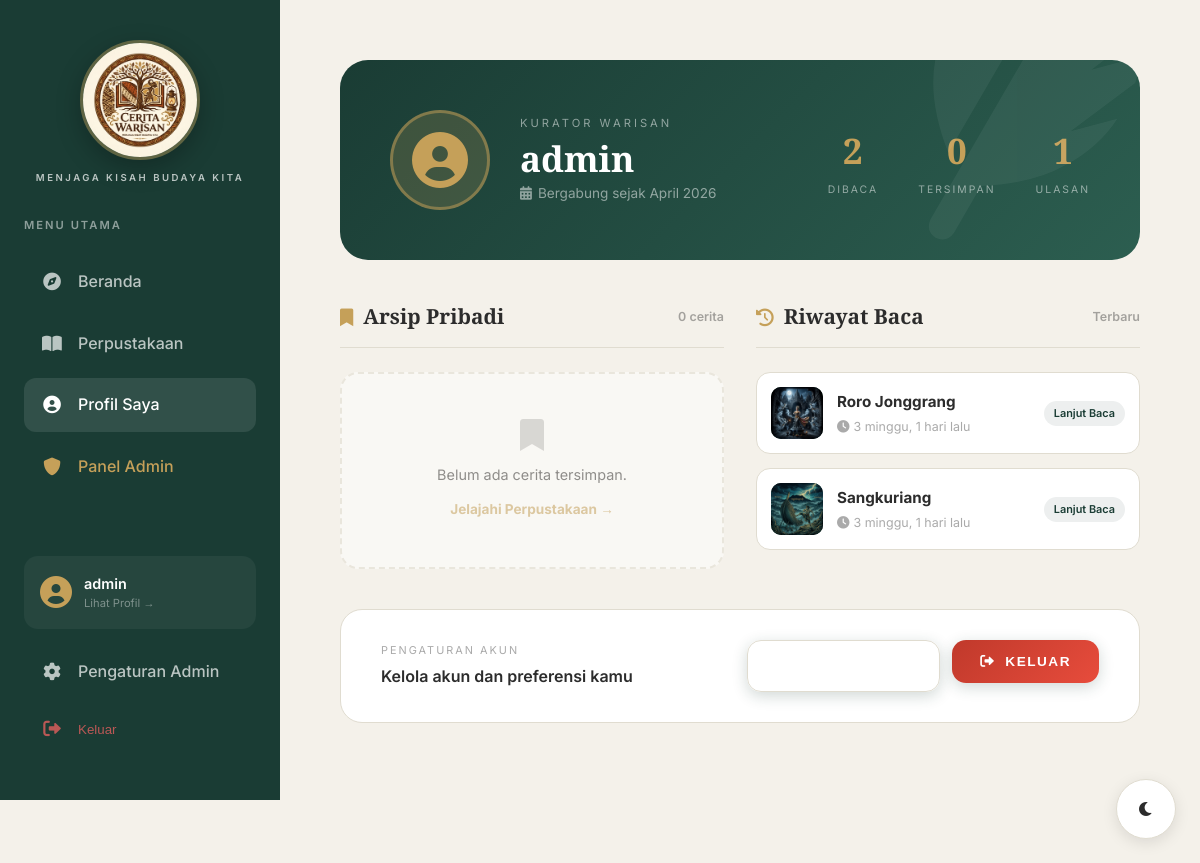
/profile/ (signed in), run on the app's committed database.
### folklore/models.py (models this page shows, shortened)
class ReadingHistory(models.Model):
    user = models.ForeignKey(User, on_delete=models.CASCADE, related_name='reading_history')
    story = models.ForeignKey(Story, on_delete=models.CASCADE)
    last_read = models.DateTimeField(auto_now=True)
    is_finished = models.BooleanField(default=False)
    class Meta:
        unique_together = ('user', 'story')
        verbose_name_plural = "Reading Histories"

class Story(models.Model):
    title = models.CharField(max_length=200)
    slug = models.SlugField(unique=True)
    content = models.TextField()
    summary = models.TextField(blank=True, help_text="Short summary for cards")
    cover_image = models.ImageField(upload_to='stories/', blank=True, null=True)
    category = models.ForeignKey(Category, on_delete=models.CASCADE, related_name='stories')
    region = models.ForeignKey(Region, on_delete=models.CASCADE, related_name='stories')
    characters = models.CharField(max_length=255, help_text="Separate with commas")
    view_count = models.PositiveIntegerField(default=0)
    created_at = models.DateTimeField(auto_now_add=True)
    updated_at = models.DateTimeField(auto_now=True)
    class Meta:
        verbose_name_plural = "Stories"

### folklore/views.py (the view)
# urls.py: path('profile/', views.ProfileView.as_view(), name='profile'),
class ProfileView(LoginRequiredMixin, TemplateView):
    template_name = 'folklore/profile.html'
    def get_context_data(self, **kwargs):
        context = super().get_context_data(**kwargs)
        user = self.request.user
        context['bookmarks'] = Bookmark.objects.filter(user=user).select_related('story', 'story__region').order_by('-created_at')
        context['reading_history'] = ReadingHistory.objects.filter(user=user).select_related('story', 'story__region').order_by('-last_read')[:10]
        context['stats'] = {
            'stories_read': ReadingHistory.objects.filter(user=user).count(),
            'bookmarks_count': Bookmark.objects.filter(user=user).count(),
            'reviews_count': Review.objects.filter(user=user).count(),
        }
        return context

### templates/folklore/profile.html (shortened to what this page needs)
{% extends 'base.html' %}
{% block content %}
<div style="max-width: 1100px; margin: 0 auto; padding-bottom: 80px;">
    <div class="profile-banner">
        <div class="profile-banner-inner">
            <div style="position: absolute; right: -40px; bottom: -40px; font-size: 18rem; opacity: 0.05; transform: rotate(-15deg); pointer-events: none;">
                <i class="fas fa-feather-alt"></i>
            </div>
            <div class="profile-avatar">
                <i class="fas fa-user-circle" style="font-size: 3.5rem; color: var(--secondary-color);"></i>
            </div>
            <div class="profile-info">
                <div style="font-size: 0.7rem; text-transform: uppercase; letter-spacing: 3px; opacity: 0.5; margin-bottom: 6px;">Kurator Warisan</div>
                <h1 style="font-size: clamp(1.5rem, 4vw, 2.2rem); margin-bottom: 6px; font-family: var(--font-serif); color: white; line-height: 1.1;">{{ user.username }}</h1>
                <div style="opacity: 0.5; font-size: 0.85rem;">
                    <i class="fas fa-calendar-alt" style="margin-right: 6px;"></i>Bergabung sejak {{ user.date_joined|date:"F Y" }}
                </div>
            </div>
            <div class="profile-stats">
                <div class="stat-item">
                    <div class="stat-value">{{ stats.stories_read }}</div>
                    <div class="stat-label">Dibaca</div>
                </div>
                <div class="stat-item">
                    <div class="stat-value">{{ stats.bookmarks_count }}</div>
                    <div class="stat-label">Tersimpan</div>
                </div>
                <div class="stat-item">
                    <div class="stat-value">{{ stats.reviews_count }}</div>
                    <div class="stat-label">Ulasan</div>
                </div>
            </div>
        </div>
    </div>
    <div class="content-grid-2">
        <section>
            <div style="display: flex; justify-content: space-between; align-items: center; margin-bottom: 24px; border-bottom: 1px solid var(--border-color); padding-bottom: 14px;">
                <h2 style="font-size: 1.3rem; font-family: var(--font-serif);">
                    <i class="fas fa-bookmark" style="color: var(--secondary-color); margin-right: 10px; font-size: 0.85em;"></i>Arsip Pribadi
                </h2>
                <span style="font-size: 0.78rem; opacity: 0.4; font-weight: 600;">{{ bookmarks|length }} cerita</span>
            </div>
            <div style="display: flex; flex-direction: column; gap: 14px;">
                {% for b in bookmarks %}
                <a href="{% url 'folklore:story_detail' b.story.slug %}" style="text-decoration: none; color: inherit;">
                    <div style="display: flex; gap: 14px; align-items: center; background: var(--card-bg); border: 1px solid var(--border-color); border-radius: 14px; padding: 14px; transition: var(--transition);"
                         onmouseover="this.style.transform='translateX(4px)'; this.style.borderColor='var(--secondary-color)'"
                         onmouseout="this.style.transform=''; this.style.borderColor='var(--border-color)'">
                        <div style="width: 52px; height: 52px; border-radius: 10px; overflow: hidden; flex-shrink: 0; background: var(--primary-color);">
                            {% if b.story.cover_image %}
                            <img src="{{ b.story.cover_image.url }}" style="width: 100%; height: 100%; object-fit: cover;">
                            {% else %}
                            <div style="width: 100%; height: 100%; display: flex; align-items: center; justify-content: center; color: rgba(255,255,255,0.3);">
                                <i class="fas fa-scroll"></i>
                            </div>
                            {% endif %}
                        </div>
                        <div style="flex: 1; min-width: 0;">
                            <div style="font-weight: 700; font-size: 0.95rem; margin-bottom: 3px; white-space: nowrap; overflow: hidden; text-overflow: ellipsis;">{{ b.story.title }}</div>
                            <div style="font-size: 0.78rem; opacity: 0.4;"><i class="fas fa-map-marker-alt" style="margin-right: 4px;"></i>{{ b.story.region.name }}</div>
                        </div>
                        <i class="fas fa-chevron-right" style="opacity: 0.25; flex-shrink: 0;"></i>
                    </div>
                </a>
                {% empty %}
                <div style="text-align: center; padding: 45px 20px; background: var(--card-bg); border-radius: 18px; border: 2px dashed var(--border-color); opacity: 0.5;">
                    <i class="fas fa-bookmark" style="font-size: 2rem; margin-bottom: 12px; display: block; opacity: 0.3;"></i>
                    <p style="margin-bottom: 10px; font-size: 0.9rem;">Belum ada cerita tersimpan.</p>
                    <a href="{% url 'folklore:library' %}" style="color: var(--secondary-color); font-weight: 700; text-decoration: none; font-size: 0.85rem;">Jelajahi Perpustakaan →</a>
                </div>
                {% endfor %}
            </div>
        </section>
        <section>
            <div style="display: flex; justify-content: space-between; align-items: center; margin-bottom: 24px; border-bottom: 1px solid var(--border-color); padding-bottom: 14px;">
                <h2 style="font-size: 1.3rem; font-family: var(--font-serif);">
                    <i class="fas fa-history" style="color: var(--secondary-color); margin-right: 10px; font-size: 0.85em;"></i>Riwayat Baca
                </h2>
                <span style="font-size: 0.78rem; opacity: 0.4; font-weight: 600;">Terbaru</span>
            </div>
            <div style="display: flex; flex-direction: column; gap: 14px;">
                {% for item in reading_history %}
                <a href="{% url 'folklore:story_detail' item.story.slug %}" style="text-decoration: none; color: inherit;">
                    <div style="display: flex; gap: 14px; align-items: center; background: var(--card-bg); border: 1px solid var(--border-color); border-radius: 14px; padding: 14px; transition: var(--transition);"
                         onmouseover="this.style.transform='translateX(4px)'; this.style.borderColor='var(--secondary-color)'"
                         onmouseout="this.style.transform=''; this.style.borderColor='var(--border-color)'">
                        <div style="width: 52px; height: 52px; border-radius: 10px; overflow: hidden; flex-shrink: 0; background: var(--primary-color);">
                            {% if item.story.cover_image %}
                            <img src="{{ item.story.cover_image.url }}" style="width: 100%; height: 100%; object-fit: cover;">
                            {% else %}
                            <div style="width: 100%; height: 100%; display: flex; align-items: center; justify-content: center; color: rgba(255,255,255,0.3);">
                                <i class="fas fa-scroll"></i>
                            </div>
                            {% endif %}
                        </div>
                        <div style="flex: 1; min-width: 0;">
                            <div style="font-weight: 700; font-size: 0.95rem; margin-bottom: 3px; white-space: nowrap; overflow: hidden; text-overflow: ellipsis;">{{ item.story.title }}</div>
                            <div style="font-size: 0.78rem; opacity: 0.4;">
                                <i class="fas fa-clock" style="margin-right: 4px;"></i>{{ item.last_read|timesince }} lalu
                            </div>
                        </div>
                        <span style="font-size: 0.68rem; background: rgba(26,60,52,0.08); color: var(--primary-color); padding: 4px 10px; border-radius: 20px; white-space: nowrap; font-weight: 600; flex-shrink: 0;">
                            Lanjut Baca
                        </span>
                    </div>
                </a>
                {% endfor %}
            </div>
        </section>
    </div>
    <div class="account-actions" style="margin-top: 40px; padding: 30px 40px; background: var(--card-bg); border: 1px solid var(--border-color); border-radius: 22px; display: flex; justify-content: space-between; align-items: center; gap: 20px; flex-wrap: wrap;">
        <div>
            <div style="font-size: 0.68rem; text-transform: uppercase; letter-spacing: 2px; opacity: 0.4; margin-bottom: 5px;">Pengaturan Akun</div>
            <div style="font-weight: 600;">Kelola akun dan preferensi kamu</div>
        </div>
        <div class="btn-group" style="display: flex; gap: 12px; flex-wrap: wrap;">
            {% if user.is_staff %}
            <a href="{% url 'admin:index' %}" class="btn-premium" style="background: transparent; color: var(--text-color); border: 1px solid var(--border-color);">
                <i class="fas fa-cog"></i> Admin Panel
            </a>
            {% endif %}
            <form action="{% url 'logout' %}" method="post" style="margin: 0;">
                <button type="submit" class="btn-premium logout-btn" style="background: linear-gradient(135deg, #c0392b, #e74c3c); color: white !important;">
                    <i class="fas fa-sign-out-alt"></i> Keluar
                </button>
            </form>
        </div>
    </div>
</div>
{% endblock %}

### templates/base.html (shortened to what this page needs)
{% load static %}
<!DOCTYPE html>
<html lang="id">
<head>
    <link rel="stylesheet" href="https://cdnjs.cloudflare.com/ajax/libs/font-awesome/6.0.0/css/all.min.css">
    <link rel="stylesheet" href="{% static 'css/base.css' %}?v=1.7">
</head>
<body data-theme="light" class="{% block body_class %}{% endblock %}">
    <div class="app-wrapper">
        <aside class="sidebar" id="sidebar">
            <a href="{% url 'folklore:home' %}" style="text-decoration:none; display:flex; flex-direction:column; align-items:center; margin-bottom:32px;">
                <img src="{% static 'images/logo.jpg' %}" alt="Cerita Warisan" style="width:120px; height:120px; border-radius:50%; object-fit:cover; object-position:center; border:3px solid rgba(197,160,89,0.4); box-shadow:0 8px 24px rgba(0,0,0,0.25); margin-bottom:10px; transition:transform 0.3s ease;" onmouseover="this.style.transform='scale(1.05)'" onmouseout="this.style.transform='scale(1)'">
                <span style="color:rgba(255,255,255,0.7); font-size:0.6rem; text-transform:uppercase; letter-spacing:2.5px; font-family:var(--font-sans); font-weight:600;">Menjaga Kisah Budaya Kita</span>
            </a>
            <div class="sidebar-title">Menu Utama</div>
            <nav>
                <a href="{% url 'folklore:home' %}" class="nav-link {% if request.resolver_match.url_name == 'home' %}active{% endif %}">
                    <i class="fas fa-compass"></i> Beranda
                </a>
                <a href="{% url 'folklore:library' %}" class="nav-link {% if request.resolver_match.url_name == 'library' %}active{% endif %}">
                    <i class="fas fa-book-open"></i> Perpustakaan
                </a>
                {% if user.is_authenticated %}
                <a href="{% url 'folklore:profile' %}" class="nav-link {% if request.resolver_match.url_name == 'profile' or request.resolver_match.url_name == 'dashboard' %}active{% endif %}">
                    <i class="fas fa-user-circle"></i> Profil Saya
                </a>
                {% if user.is_staff %}
                <a href="{% url 'folklore:admin_dashboard' %}" class="nav-link {% if request.resolver_match.url_name == 'admin_dashboard' %}active{% endif %}" style="color: #c5a059;">
                    <i class="fas fa-shield-alt"></i> Panel Admin
                </a>
                {% endif %}
                {% endif %}
            </nav>
            <div style="margin-top: auto;">
                {% if user.is_authenticated %}
                    <a href="{% url 'folklore:profile' %}" style="text-decoration: none; color: inherit;">
                        <div class="nav-profile-card">
                            <i class="fas fa-user-circle fa-2x"></i>
                            <div class="profile-summary">
                                <div class="username">{{ user.username }}</div>
                                <div class="action-hint">Lihat Profil →</div>
                            </div>
                        </div>
                    </a>
                    {% if user.is_staff %}
                    <a href="{% url 'admin:index' %}" class="nav-link">
                        <i class="fas fa-cog"></i> Pengaturan Admin
                    </a>
                    {% endif %}
                    <form action="{% url 'logout' %}" method="post" style="display: block;">
                        <button type="submit" class="nav-link logout-btn">
                            <i class="fas fa-sign-out-alt"></i> Keluar
                        </button>
                    </form>
                {% else %}
                    <a href="{% url 'login' %}" class="btn-premium" style="display: flex; width: 100%; justify-content: center;">
                        <i class="fas fa-sign-in-alt"></i> Masuk ke Arsip
                    </a>
                {% endif %}
            </div>
        </aside>
        <main class="main-content">
            {% block content %}{% endblock %}
        </main>
    </div>
    <div class="theme-toggle" id="themeToggle" title="Toggle Dark/Light Mode">
        <i class="fas fa-moon"></i>
    </div>
</body>
</html>

### data on the page
ReadingHistory: story.cover_image (picture), story "Roro Jonggrang", last_read "3 minggu, 1 hari"
ReadingHistory: story.cover_image (picture), story "Sangkuriang", last_read "3 minggu, 1 hari"

### other printed values
{{ user.username }} "admin"
{{ user.date_joined|date:"F Y" }} "April 2026"
{{ stats.stories_read }} "2"
{{ stats.bookmarks_count }} "0"
{{ stats.reviews_count }} "1"
{{ bookmarks|length }} "0"
